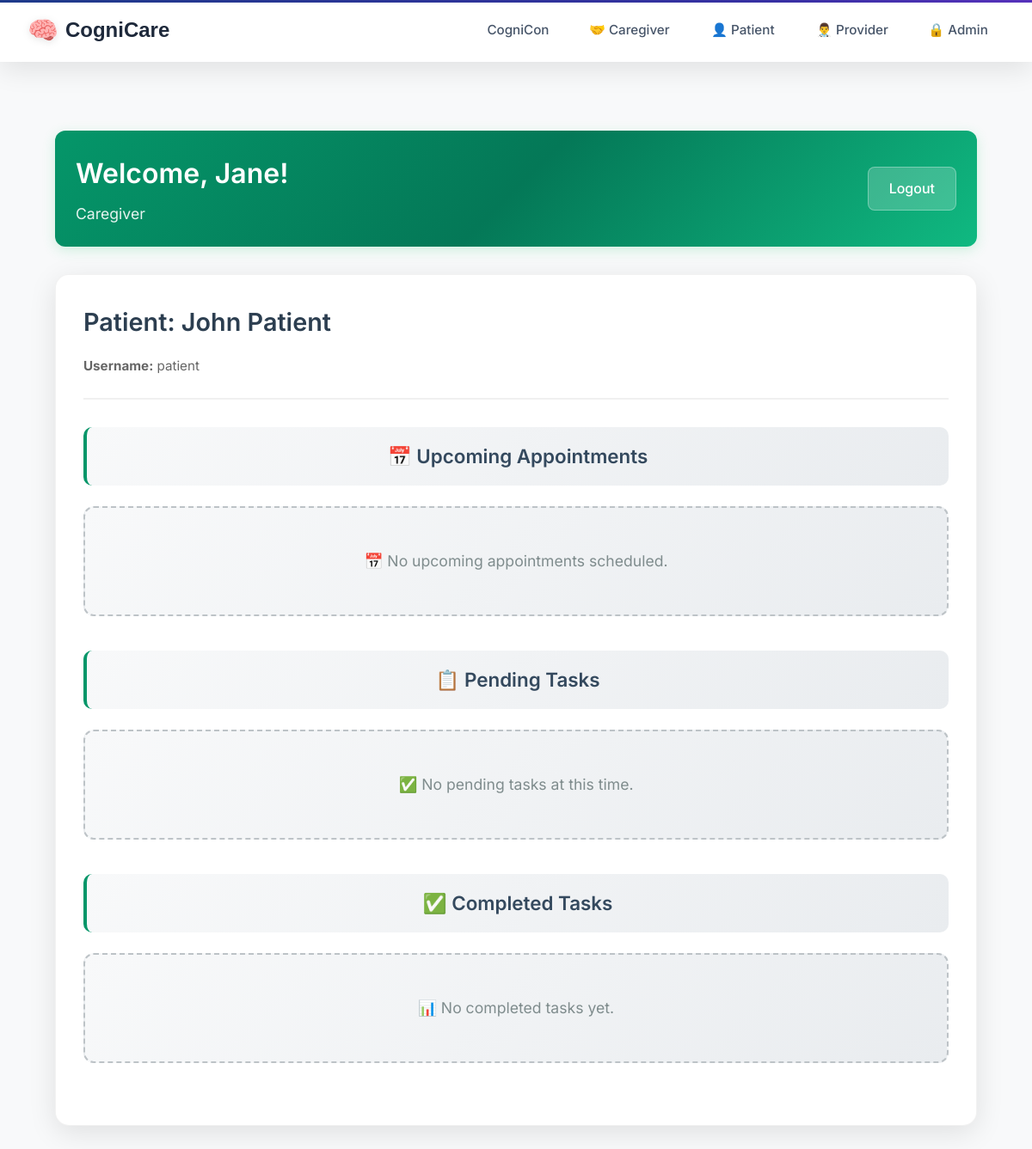
The page /caregiver-dashboard/ (signed in) on the database its author committed.
### users/models.py (models this page shows, shortened)
class UserProfile(models.Model):
    USER_TYPES = (
        ('admin', 'Administrator'),  # Admin users
        ('provider', 'Healthcare Provider'),  # Docs + Nurses
        ('caregiver', 'Caregiver'),  # Caregivers
        ('patient', 'Patient'),  # All patients
    )
    user = models.OneToOneField(User, on_delete=models.CASCADE, related_name='profile')  # each user must have a profile
    user_type = models.CharField(max_length=20, choices=USER_TYPES)  # set specific user role
    provider = models.ForeignKey('self', on_delete=models.SET_NULL, null=True, blank=True,
                                related_name='managed_patients', limit_choices_to={'user_type': 'provider'})  # provider link
    patient = models.ForeignKey('self', on_delete=models.SET_NULL, null=True, blank=True,
                               related_name='caregivers', limit_choices_to={'user_type': 'patient'})  # patienr link
    linked_patients = models.ManyToManyField(
        'self',
        symmetrical=False,
        related_name='linked_caregivers',
        limit_choices_to={'user_type': 'patient'},
        blank=True,
        help_text="Patients this caregiver can access"  # Caregivers can see these patients
    )

### users/views.py (the view)
# urls.py: path('caregiver-dashboard/', views.caregiver_dashboard, name='caregiver_dashboard'),
@login_required
def caregiver_dashboard(request):
    if not hasattr(request.user, 'profile') or request.user.profile.user_type != 'caregiver':
        messages.error(request, 'You do not have permission to access the caregiver dashboard.')
        return redirect('home')
    caregiver_profile = request.user.profile
    patients_with_tasks = []
    if caregiver_profile.patient:
        patient = caregiver_profile.patient
        completed_tasks = Task.objects.filter(assigned_to=patient, status='completed').order_by('-completed_at')
        pending_tasks = Task.objects.filter(
            assigned_to=patient,
            status__in=['assigned', 'in_progress']
        ).order_by('due_date', 'created_at')
        from taskmanager.models import Appointment
        appointments = Appointment.objects.filter(patient=patient).order_by('datetime')
        patients_with_tasks.append({
            'patient': patient,
            'pending_tasks': pending_tasks,
            'completed_tasks': completed_tasks,
            'appointments': appointments
        })
    context = {
        'user': request.user,
        'user_type': 'Caregiver',
        'patients_with_tasks': patients_with_tasks
    }
    return render(request, 'dashboards/caregiver_dashboard.html', context)

### templates/dashboards/caregiver_dashboard.html (shortened to what this page needs)
{% extends 'layouts/base.html' %}
{% block content %}
<div class="dashboard-container">
        <div class="dashboard-header caregiver">
        <div class="header-info">
            <h1>Welcome, {{ user.first_name }}!</h1>
            <span class="user-type">{{ user_type }}</span>
        </div>
        <a href="{% url 'logout' %}" class="logout-btn">Logout</a>
    </div>
    {% if patients_with_tasks %}
        {% for entry in patients_with_tasks %}
    <div class="dashboard-section">
                <div class="patient-header">
                    <h2>Patient: {{ entry.patient.user.first_name }} {{ entry.patient.user.last_name }}</h2>
                    <div class="patient-details">
                        <span><strong>Username:</strong> {{ entry.patient.user.username }}</span>
                    </div>
                </div>
                <div class="table-section">
                    <h3 class="section-title caregiver">📅 Upcoming Appointments</h3>
                    {% if entry.appointments %}
                        <div class="table-container">
                            <table class="enhanced-table">
                                <thead>
                                    <tr>
                                        <th>Date & Time</th>
                                        <th>Provider</th>
                                        <th>Notes</th>
                                    </tr>
                                </thead>
                                <tbody>
                                    {% for appointment in entry.appointments %}
                                    <tr>
                                        <td class="appointment-datetime">
                                            {{ appointment.datetime|date:"l, F j, Y" }}<br>
                                            <span class="time">{{ appointment.datetime|date:"g:i A" }}</span>
                                        </td>
                                        <td>Dr. {{ appointment.provider.user.get_full_name }}</td>
                                        <td>{{ appointment.notes|default:"No notes" }}</td>
                                    </tr>
                                    {% endfor %}
                                </tbody>
                            </table>
                        </div>
                    {% else %}
                        <div class="empty-state">
                            <p>📅 No upcoming appointments scheduled.</p>
                        </div>
                    {% endif %}
                </div>
                <div class="table-section">
                    <h3 class="section-title caregiver">📋 Pending Tasks</h3>
                    {% if entry.pending_tasks %}
                        <div class="table-container">
                            <table class="enhanced-table">
                                <thead>
                                    <tr>
                                        <th>Title</th>
                                        <th>Actions</th>
                                    </tr>
                                </thead>
                                <tbody>
                                    {% for task in entry.pending_tasks %}
                                    <tr>
                                        <td class="task-title">
                                            {{ task.title }}
                                            {% if task.difficulty %}
                                            <span class="difficulty-dot {{ task.difficulty|lower }}"></span>
                                            {% endif %}
                                        </td>
                                        <td>
                                            <a href="{% url 'taskmanager:take_task' task.id %}" class="action-btn complete-btn">
                                                ✓ Complete Task
                                            </a>
                                        </td>
                                    </tr>
                                    {% endfor %}
                                </tbody>
                            </table>
            </div>
        {% else %}
                        <div class="empty-state">
                            <p>✅ No pending tasks at this time.</p>
                        </div>
        {% endif %}
    </div>
                <div class="table-section">
                    <h3 class="section-title caregiver">✅ Completed Tasks</h3>
                    {% if entry.completed_tasks %}
                        <div class="table-container">
                            <table class="enhanced-table">
                                <thead>
                                    <tr>
                                        <th>Title</th>
                                        <th>Actions</th>
                                    </tr>
                                </thead>
                                <tbody>
                                    {% for task in entry.completed_tasks %}
                                    <tr>
                                        <td class="task-title">
                                            {{ task.title }}
                                            {% if task.difficulty %}
                                            <span class="difficulty-dot {{ task.difficulty|lower }}"></span>
                                            {% endif %}
                                        </td>
                                        <td>
                                            <a href="{% url 'taskmanager:task_results' task.id %}" class="action-btn view-btn">
                                                👁️ View Results
                                            </a>
                                        </td>
                                    </tr>
                                    {% endfor %}
                                </tbody>
                            </table>
                        </div>
                    {% else %}
                        <div class="empty-state">
                            <p>📊 No completed tasks yet.</p>
                        </div>
                    {% endif %}
                </div>
            </div>
        {% endfor %}
    {% endif %}
</div>
{% endblock %}

### static/css/base.css (style rules this page uses)
:root { --patient-primary: #9333ea; --patient-secondary: #7c3aed; --patient-accent: #8b5cf6; --caregiver-primary: #059669; --caregiver-secondary: #047857; --caregiver-accent: #10b981; --provider-primary: #1e3a8a; --provider-secondary: #1e40af; --provider-accent: #3730a3; --admin-primary: #1a202c; --admin-secondary: #2d3748; --admin-accent: #fbbf24; --neutral-50: #f8fafc; --neutral-100: #f1f5f9; --neutral-200: #e2e8f0; --neutral-300: #cbd5e1; --neutral-400: #94a3b8; --neutral-500: #64748b; --neutral-600: #475569; --neutral-700: #334155; --neutral-800: #1e293b; --neutral-900: #0f172a; }
* { margin: 0; padding: 0; box-sizing: border-box; }
body { background: linear-gradient(135deg, var(--neutral-50) 0%, var(--neutral-100) 100%); font-family: 'Inter', -apple-system, BlinkMacSystemFont, 'Segoe UI', Roboto, sans-serif; min-height: 100vh; color: var(--neutral-700); line-height: 1.6; }

### static/css/dashboard.css (style rules this page uses)
.dashboard-container { max-width: 1200px; margin: 0 auto; padding: 2rem; font-family: 'Inter', -apple-system, BlinkMacSystemFont, 'Segoe UI', Roboto, sans-serif; }
.dashboard-header { display: flex; justify-content: space-between; align-items: center; margin-bottom: 2rem; padding: 1.5rem; border-radius: 12px; color: white; box-shadow: 0 4px 15px rgba(0,0,0,0.1); }
.dashboard-header.caregiver { background: linear-gradient(135deg, var(--caregiver-primary) 0%, var(--caregiver-secondary) 50%, var(--caregiver-accent) 100%); box-shadow: 0 4px 15px rgba(46, 204, 113, 0.2); }
.header-info h1 { margin: 0 0 0.5rem 0; font-size: 2rem; font-weight: 600; }
.user-type { color: rgba(255,255,255,0.9); font-size: 1.1rem; font-weight: 400; }
.logout-btn, .back-btn { background: rgba(255,255,255,0.2); color: white; padding: 0.75rem 1.5rem; border-radius: 8px; text-decoration: none; font-weight: 500; transition: all 0.3s ease; border: 1px solid rgba(255,255,255,0.3); }
.dashboard-section { background: white; border-radius: 16px; box-shadow: 0 8px 32px rgba(0,0,0,0.1); margin-bottom: 2.5rem; padding: 2rem; border: 1px solid rgba(0,0,0,0.05); transition: transform 0.2s ease, box-shadow 0.2s ease; }
.section-title { color: #34495e; margin: 0 0 1.5rem 0; font-size: 1.4rem; font-weight: 600; text-align: center; padding: 1rem; background: linear-gradient(135deg, #f8f9fa 0%, #e9ecef 100%); border-radius: 10px; }
.section-title.caregiver { border-left: 4px solid var(--caregiver-primary); }
.table-section { margin-bottom: 2.5rem; }
.empty-state, .empty-state-main { text-align: center; padding: 3rem 2rem; color: #7f8c8d; background: linear-gradient(135deg, #f8f9fa 0%, #e9ecef 100%); border-radius: 12px; border: 2px dashed #bdc3c7; }
.empty-state p, .empty-state-main p { font-size: 1.1rem; margin: 0; }

### templates/dashboards/caregiver_dashboard.html (style rules this page uses)
.patient-header { margin-bottom: 2rem; padding-bottom: 1.5rem; border-bottom: 2px solid #f0f0f0; }
.patient-header h2 { color: #2c3e50; margin: 0 0 1rem 0; font-size: 1.8rem; font-weight: 600; }
.patient-details { display: flex; gap: 2rem; flex-wrap: wrap; }
.patient-details span { color: #666; font-size: 0.95rem; }
body { background: #f8f9fa; }

### rows shown on the page
UserProfile: patient.user.first_name "John", patient.user.last_name "Patient", patient.user.username "patient"

### other values the page prints
{{ user.first_name }} "Jane"
{{ user_type }} "Caregiver"
